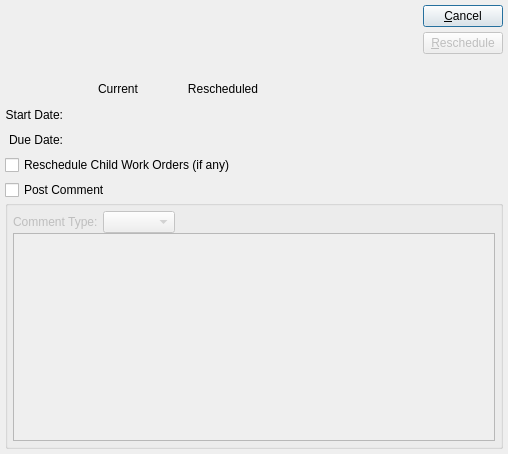
<ui version="4.0" >
 <author></author>
 <comment>This file is part of the xTuple ERP: PostBooks Edition, a free and
open source Enterprise Resource Planning software suite,
Copyright (c) 1999-2011 by OpenMFG LLC, d/b/a xTuple.
It is licensed to you under the Common Public Attribution License
version 1.0, the full text of which (including xTuple-specific Exhibits)
is available at www.xtuple.com/CPAL.  By using this software, you agree
to be bound by its terms.</comment>
 <class>rescheduleWo</class>
 <widget class="QDialog" name="rescheduleWo" >
  <property name="geometry" >
   <rect>
    <x>0</x>
    <y>0</y>
    <width>508</width>
    <height>454</height>
   </rect>
  </property>
  <property name="windowTitle" >
   <string>Reschedule Work Order</string>
  </property>
  <layout class="QVBoxLayout" >
   <item>
    <layout class="QHBoxLayout" >
     <property name="spacing" >
      <number>2</number>
     </property>
     <item>
      <widget class="WoCluster" name="_wo" />
     </item>
     <item>
      <spacer>
       <property name="orientation" >
        <enum>Qt::Horizontal</enum>
       </property>
       <property name="sizeType" >
        <enum>QSizePolicy::Expanding</enum>
       </property>
       <property name="sizeHint" >
        <size>
         <width>20</width>
         <height>20</height>
        </size>
       </property>
      </spacer>
     </item>
     <item>
      <layout class="QVBoxLayout" >
       <property name="spacing" >
        <number>5</number>
       </property>
       <item>
        <widget class="QPushButton" name="_close" >
         <property name="text" >
          <string>&amp;Cancel</string>
         </property>
        </widget>
       </item>
       <item>
        <widget class="QPushButton" name="_reschedule" >
         <property name="enabled" >
          <bool>false</bool>
         </property>
         <property name="text" >
          <string>&amp;Reschedule</string>
         </property>
        </widget>
       </item>
       <item>
        <spacer>
         <property name="orientation" >
          <enum>Qt::Vertical</enum>
         </property>
         <property name="sizeType" >
          <enum>QSizePolicy::Preferred</enum>
         </property>
         <property name="sizeHint" >
          <size>
           <width>20</width>
           <height>20</height>
          </size>
         </property>
        </spacer>
       </item>
      </layout>
     </item>
    </layout>
   </item>
   <item>
    <layout class="QHBoxLayout" >
     <item>
      <layout class="QGridLayout" >
       <item row="2" column="1" >
        <widget class="DLineEdit" name="_currentDueDate" >
         <property name="enabled" >
          <bool>false</bool>
         </property>
         <property name="minimumSize" >
          <size>
           <width>100</width>
           <height>0</height>
          </size>
         </property>
        </widget>
       </item>
       <item row="2" column="2" >
        <widget class="DLineEdit" name="_newDueDate" />
       </item>
       <item row="1" column="2" >
        <widget class="DLineEdit" name="_newStartDate" />
       </item>
       <item row="2" column="0" >
        <widget class="QLabel" name="_dueDateLit" >
         <property name="text" >
          <string>Due Date:</string>
         </property>
         <property name="alignment" >
          <set>Qt::AlignRight|Qt::AlignTrailing|Qt::AlignVCenter</set>
         </property>
        </widget>
       </item>
       <item row="0" column="1" >
        <widget class="QLabel" name="_currentLit" >
         <property name="minimumSize" >
          <size>
           <width>100</width>
           <height>0</height>
          </size>
         </property>
         <property name="text" >
          <string>Current</string>
         </property>
         <property name="alignment" >
          <set>Qt::AlignCenter</set>
         </property>
        </widget>
       </item>
       <item row="1" column="0" >
        <widget class="QLabel" name="_startDateLit" >
         <property name="text" >
          <string>Start Date:</string>
         </property>
         <property name="alignment" >
          <set>Qt::AlignRight|Qt::AlignTrailing|Qt::AlignVCenter</set>
         </property>
        </widget>
       </item>
       <item row="0" column="2" >
        <widget class="QLabel" name="_rescheduledLit" >
         <property name="minimumSize" >
          <size>
           <width>100</width>
           <height>0</height>
          </size>
         </property>
         <property name="text" >
          <string>Rescheduled</string>
         </property>
         <property name="alignment" >
          <set>Qt::AlignCenter</set>
         </property>
        </widget>
       </item>
       <item row="1" column="1" >
        <widget class="DLineEdit" name="_currentStartDate" >
         <property name="enabled" >
          <bool>false</bool>
         </property>
         <property name="minimumSize" >
          <size>
           <width>100</width>
           <height>0</height>
          </size>
         </property>
        </widget>
       </item>
      </layout>
     </item>
     <item>
      <spacer>
       <property name="orientation" >
        <enum>Qt::Horizontal</enum>
       </property>
       <property name="sizeType" >
        <enum>QSizePolicy::Expanding</enum>
       </property>
       <property name="sizeHint" >
        <size>
         <width>204</width>
         <height>71</height>
        </size>
       </property>
      </spacer>
     </item>
    </layout>
   </item>
   <item>
    <layout class="QHBoxLayout" >
     <property name="spacing" >
      <number>0</number>
     </property>
     <item>
      <widget class="XCheckBox" name="_changeChildren" >
       <property name="text" >
        <string>Reschedule Child Work Orders (if any)</string>
       </property>
      </widget>
     </item>
     <item>
      <spacer>
       <property name="orientation" >
        <enum>Qt::Horizontal</enum>
       </property>
       <property name="sizeType" >
        <enum>QSizePolicy::Expanding</enum>
       </property>
       <property name="sizeHint" >
        <size>
         <width>20</width>
         <height>20</height>
        </size>
       </property>
      </spacer>
     </item>
    </layout>
   </item>
   <item>
    <layout class="QVBoxLayout" >
     <property name="spacing" >
      <number>0</number>
     </property>
     <item>
      <layout class="QHBoxLayout" >
       <property name="spacing" >
        <number>0</number>
       </property>
       <item>
        <widget class="XCheckBox" name="_postComment" >
         <property name="text" >
          <string>Post Comment</string>
         </property>
        </widget>
       </item>
       <item>
        <spacer>
         <property name="orientation" >
          <enum>Qt::Horizontal</enum>
         </property>
         <property name="sizeType" >
          <enum>QSizePolicy::Expanding</enum>
         </property>
         <property name="sizeHint" >
          <size>
           <width>46</width>
           <height>10</height>
          </size>
         </property>
        </spacer>
       </item>
      </layout>
     </item>
     <item>
      <widget class="QGroupBox" name="_commentGroup" >
       <property name="enabled" >
        <bool>false</bool>
       </property>
       <property name="sizePolicy" >
        <sizepolicy vsizetype="Expanding" hsizetype="Preferred" >
         <horstretch>0</horstretch>
         <verstretch>0</verstretch>
        </sizepolicy>
       </property>
       <property name="title" >
        <string/>
       </property>
       <layout class="QVBoxLayout" >
        <property name="spacing" >
         <number>0</number>
        </property>
        <property name="leftMargin" >
         <number>5</number>
        </property>
        <property name="topMargin" >
         <number>5</number>
        </property>
        <property name="rightMargin" >
         <number>5</number>
        </property>
        <property name="bottomMargin" >
         <number>5</number>
        </property>
        <item>
         <layout class="QHBoxLayout" >
          <property name="spacing" >
           <number>0</number>
          </property>
          <item>
           <layout class="QHBoxLayout" >
            <property name="spacing" >
             <number>5</number>
            </property>
            <item>
             <widget class="QLabel" name="_cmnttypeLit" >
              <property name="text" >
               <string>Comment Type:</string>
              </property>
             </widget>
            </item>
            <item>
             <widget class="XComboBox" name="_cmnttype" />
            </item>
           </layout>
          </item>
          <item>
           <spacer>
            <property name="orientation" >
             <enum>Qt::Horizontal</enum>
            </property>
            <property name="sizeType" >
             <enum>QSizePolicy::Expanding</enum>
            </property>
            <property name="sizeHint" >
             <size>
              <width>51</width>
              <height>10</height>
             </size>
            </property>
           </spacer>
          </item>
         </layout>
        </item>
        <item>
         <widget class="XTextEdit" name="_comment" />
        </item>
       </layout>
      </widget>
     </item>
    </layout>
   </item>
  </layout>
 </widget>
 <layoutdefault spacing="5" margin="5" />
 <pixmapfunction>qPixmapFromMimeSource</pixmapfunction>
 <customwidgets>
  <customwidget>
   <class>DLineEdit</class>
   <extends>QWidget</extends>
   <header>datecluster.h</header>
  </customwidget>
  <customwidget>
   <class>WoCluster</class>
   <extends>QWidget</extends>
   <header>wocluster.h</header>
  </customwidget>
  <customwidget>
   <class>XCheckBox</class>
   <extends>QCheckBox</extends>
   <header>xcheckbox.h</header>
  </customwidget>
  <customwidget>
   <class>XComboBox</class>
   <extends>QComboBox</extends>
   <header>xcombobox.h</header>
  </customwidget>
  <customwidget>
   <class>XTextEdit</class>
   <extends>QTextEdit</extends>
   <header>xtextedit.h</header>
  </customwidget>
 </customwidgets>
 <tabstops>
  <tabstop>_wo</tabstop>
  <tabstop>_newStartDate</tabstop>
  <tabstop>_newDueDate</tabstop>
  <tabstop>_changeChildren</tabstop>
  <tabstop>_postComment</tabstop>
  <tabstop>_cmnttype</tabstop>
  <tabstop>_comment</tabstop>
  <tabstop>_reschedule</tabstop>
  <tabstop>_close</tabstop>
 </tabstops>
 <resources/>
 <connections>
  <connection>
   <sender>_wo</sender>
   <signal>valid(bool)</signal>
   <receiver>_reschedule</receiver>
   <slot>setEnabled(bool)</slot>
   <hints>
    <hint type="sourcelabel" >
     <x>20</x>
     <y>20</y>
    </hint>
    <hint type="destinationlabel" >
     <x>20</x>
     <y>20</y>
    </hint>
   </hints>
  </connection>
  <connection>
   <sender>_wo</sender>
   <signal>startDateChanged(QDate)</signal>
   <receiver>_currentStartDate</receiver>
   <slot>setDate(QDate)</slot>
   <hints>
    <hint type="sourcelabel" >
     <x>20</x>
     <y>20</y>
    </hint>
    <hint type="destinationlabel" >
     <x>20</x>
     <y>20</y>
    </hint>
   </hints>
  </connection>
  <connection>
   <sender>_wo</sender>
   <signal>dueDateChanged(QDate)</signal>
   <receiver>_currentDueDate</receiver>
   <slot>setDate(QDate)</slot>
   <hints>
    <hint type="sourcelabel" >
     <x>20</x>
     <y>20</y>
    </hint>
    <hint type="destinationlabel" >
     <x>20</x>
     <y>20</y>
    </hint>
   </hints>
  </connection>
  <connection>
   <sender>_close</sender>
   <signal>clicked()</signal>
   <receiver>rescheduleWo</receiver>
   <slot>accept()</slot>
   <hints>
    <hint type="sourcelabel" >
     <x>20</x>
     <y>20</y>
    </hint>
    <hint type="destinationlabel" >
     <x>20</x>
     <y>20</y>
    </hint>
   </hints>
  </connection>
  <connection>
   <sender>_postComment</sender>
   <signal>toggled(bool)</signal>
   <receiver>_commentGroup</receiver>
   <slot>setEnabled(bool)</slot>
   <hints>
    <hint type="sourcelabel" >
     <x>20</x>
     <y>20</y>
    </hint>
    <hint type="destinationlabel" >
     <x>20</x>
     <y>20</y>
    </hint>
   </hints>
  </connection>
 </connections>
</ui>
